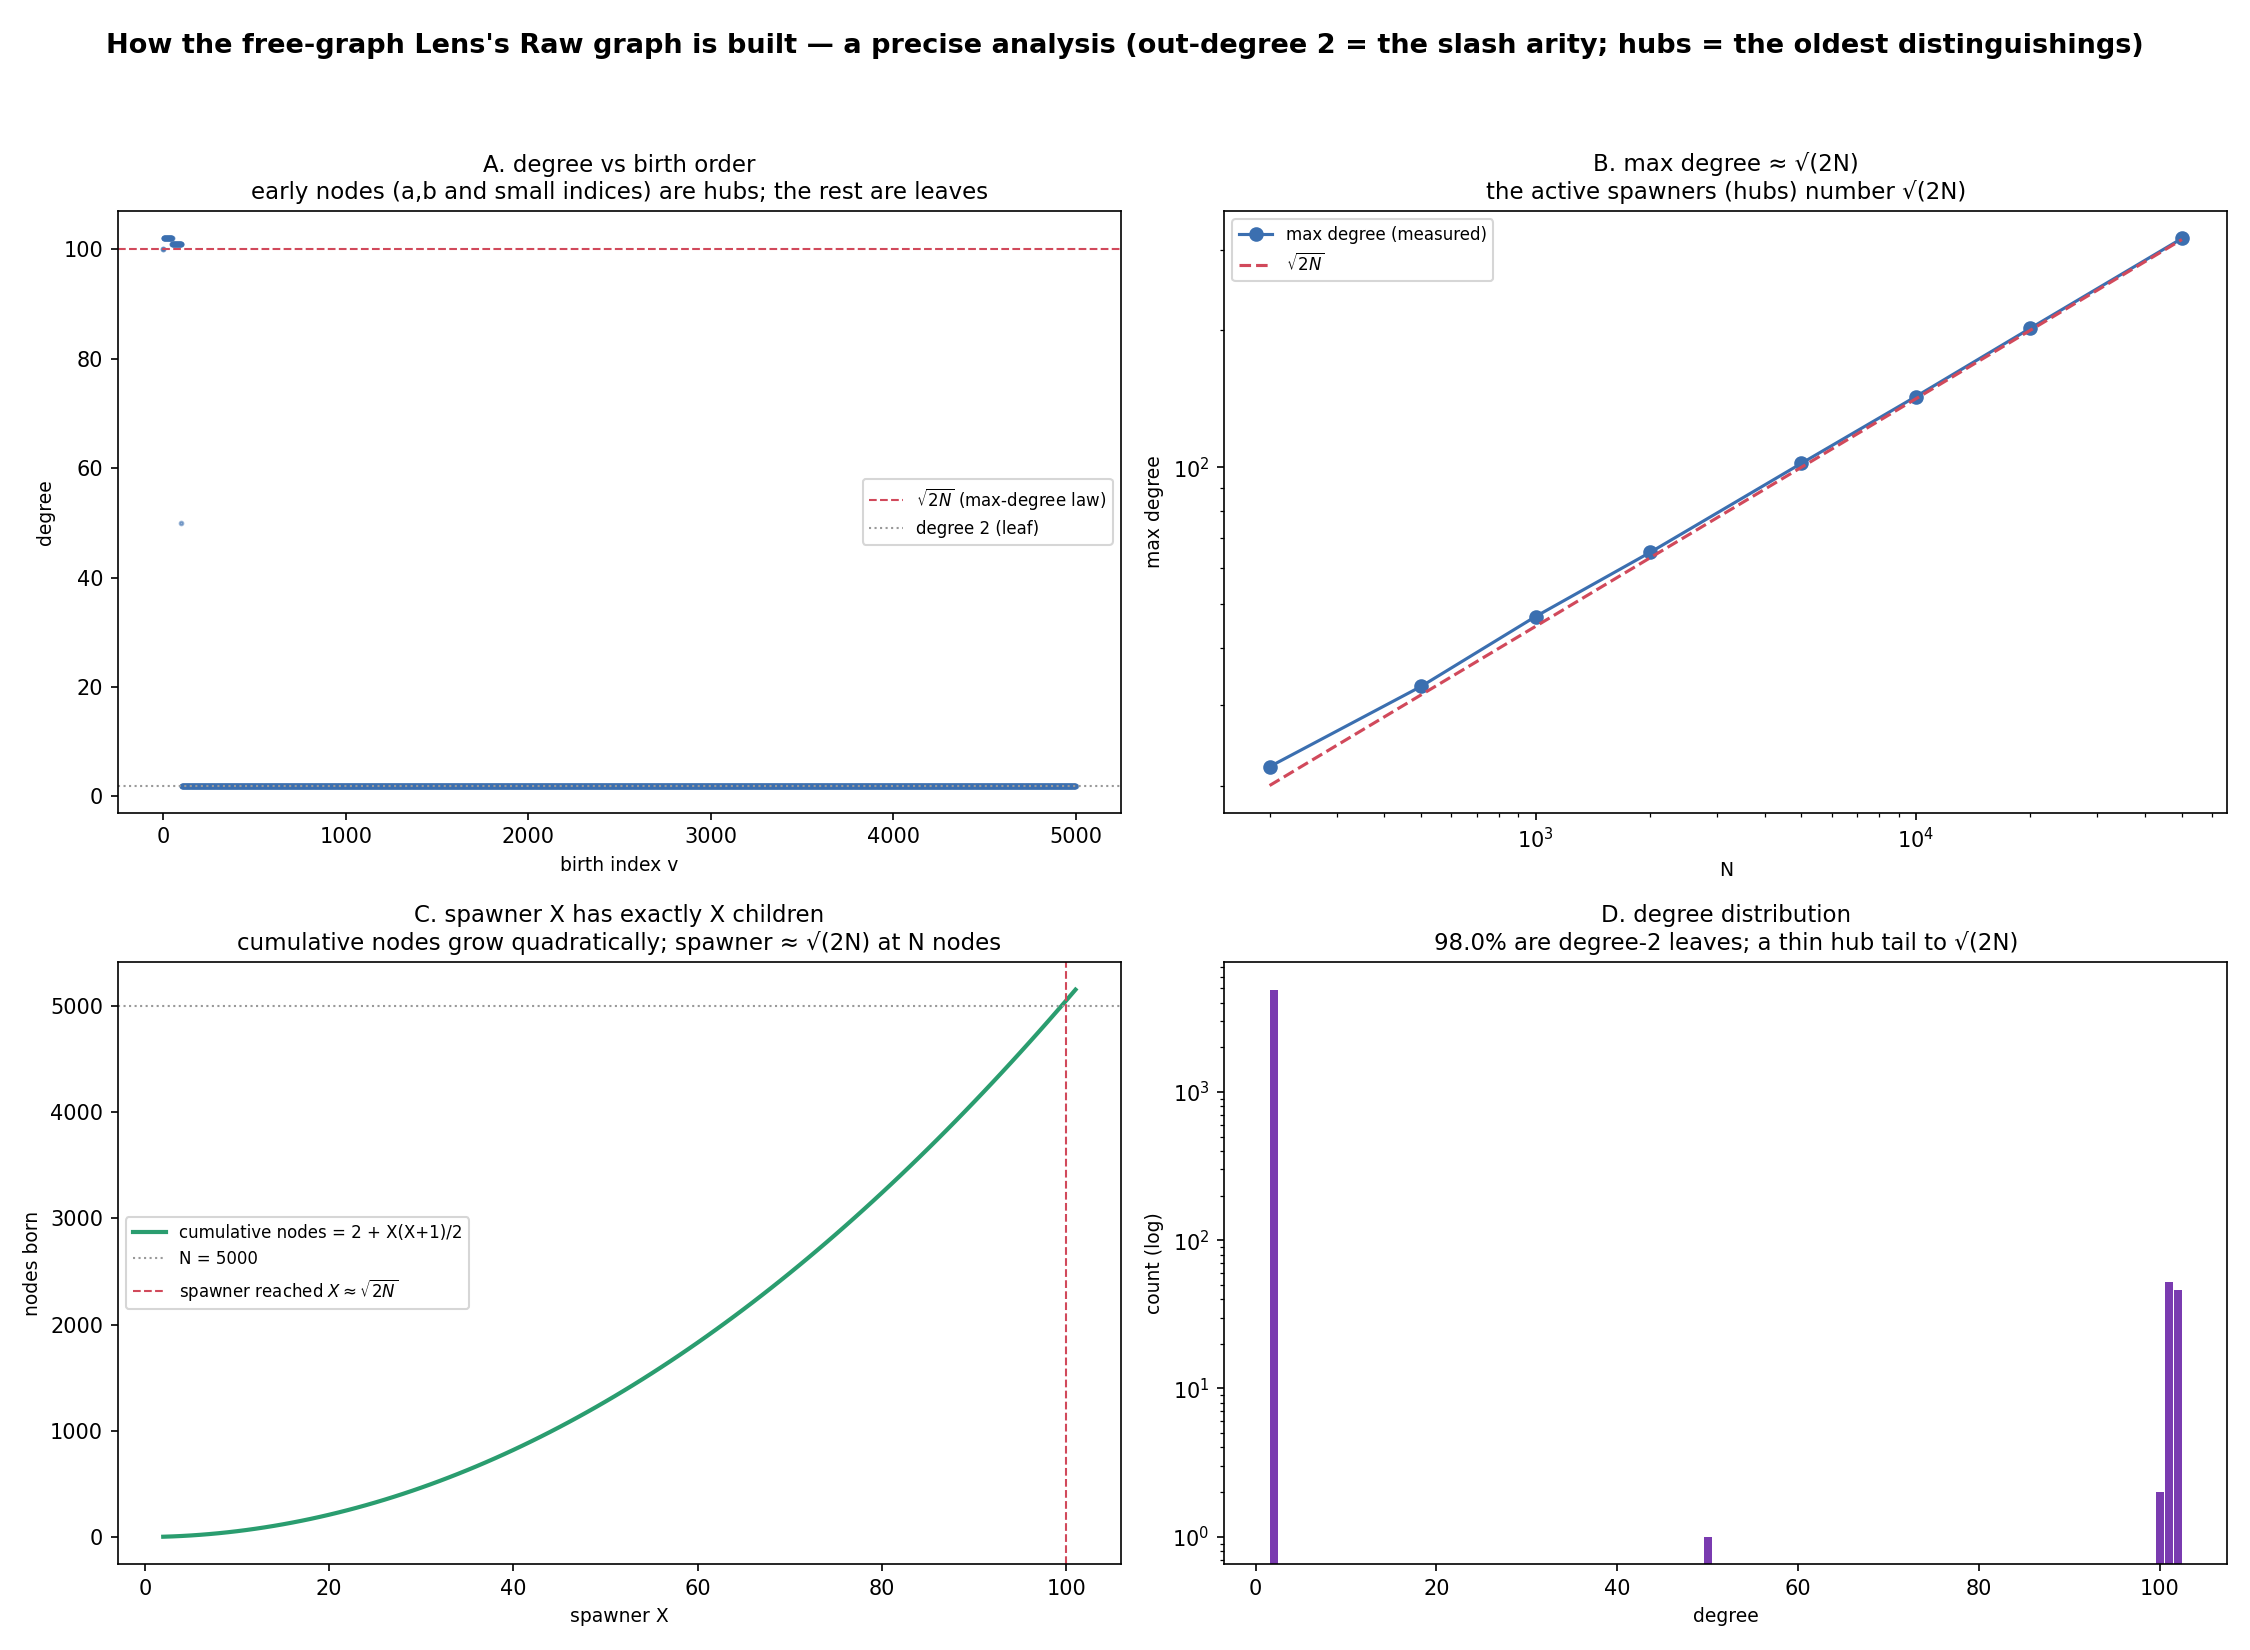

Source code (Python):
"""Precise structural analysis of the free-graph Lens's Raw graph.

The graph: a, b seeds; node 2 = a/b; thereafter node `X` (a "spawner") is the
first parent of its children paired with m = 0..X−1, in birth order.  A closed
form replaces the O(N²) queue: block `X (≥2)` occupies nodes
`[2 + (X−1)X/2, 1 + X(X+1)/2]`, and node `c` in that block has parents `(X, m)`
with `m = c − (2 + (X−1)X/2)`.

Measured laws (this file confirms them across N):

  · |E| = 2(N−2) exactly  — every non-seed node has OUT-degree exactly 2
    (it is the slash of exactly two: the axiom's arity-2 made graph-regular).
  · max degree ≈ √(2N),  #hubs (deg > 2) ≈ √(2N)  — the active spawners number
    √(2N); the oldest nodes (a, b and the small indices) bond to all of them.
  · leaf fraction (deg = 2) → 1  — almost every node is a freshly-born terminal.
  · spawner X reached at N nodes ≈ √(2N); generation sizes hyper-exponential
    (the configCount-style explosion).

Run:  python3 research-notes/geometric/free_graph_analysis.py
"""

import numpy as np
import matplotlib.pyplot as plt
import math


def parents_of(c):
    if c == 2:
        return (0, 1)
    X = (1 + math.isqrt(8 * c)) // 2
    while 2 + (X - 1) * X // 2 > c:
        X -= 1
    while 2 + (X + 1) * X // 2 <= c:
        X += 1
    return (X, c - (2 + (X - 1) * X // 2))


def degrees(N):
    deg = np.zeros(N, dtype=np.int64)
    for c in range(2, N):
        i, j = parents_of(c)
        deg[c] += 2; deg[i] += 1; deg[j] += 1
    return deg


def main():
    N = 5000
    deg = degrees(N)

    fig, ax = plt.subplots(2, 2, figsize=(15, 11))
    fig.patch.set_facecolor("white")

    # A. degree vs birth index — the hub decay
    a = ax[0, 0]
    a.scatter(np.arange(N), deg, s=3, color="#3b6fb0", alpha=0.5)
    a.axhline(math.sqrt(2 * N), color="#d1495b", ls="--", lw=1,
              label=r"$\sqrt{2N}$ (max-degree law)")
    a.axhline(2, color="0.6", ls=":", lw=1, label="degree 2 (leaf)")
    a.set_title("A. degree vs birth order\n"
                "early nodes (a,b and small indices) are hubs; the rest are leaves",
                fontsize=11)
    a.set_xlabel("birth index v", fontsize=9); a.set_ylabel("degree", fontsize=9)
    a.legend(fontsize=8)

    # B. max-degree law across N
    b = ax[0, 1]
    Ns = [200, 500, 1000, 2000, 5000, 10000, 20000, 50000]
    mds = [int(degrees(n).max()) for n in Ns]
    b.loglog(Ns, mds, "o-", color="#3b6fb0", label="max degree (measured)")
    b.loglog(Ns, [math.sqrt(2 * n) for n in Ns], "--", color="#d1495b",
             label=r"$\sqrt{2N}$")
    b.set_title("B. max degree ≈ √(2N)\n"
                "the active spawners (hubs) number √(2N)", fontsize=11)
    b.set_xlabel("N", fontsize=9); b.set_ylabel("max degree", fontsize=9)
    b.legend(fontsize=8)

    # C. spawner-block structure: cumulative nodes = 2 + X(X+1)/2 (quadratic)
    c = ax[1, 0]
    Xs = np.arange(2, int(math.sqrt(2 * N)) + 2)
    cum = 2 + Xs * (Xs + 1) / 2
    c.plot(Xs, cum, color="#2a9d6f", lw=2, label="cumulative nodes = 2 + X(X+1)/2")
    c.axhline(N, color="0.6", ls=":", lw=1, label=f"N = {N}")
    c.axvline(math.sqrt(2 * N), color="#d1495b", ls="--", lw=1,
              label=r"spawner reached $X\approx\sqrt{2N}$")
    c.set_title("C. spawner X has exactly X children\n"
                "cumulative nodes grow quadratically; spawner ≈ √(2N) at N nodes",
                fontsize=11)
    c.set_xlabel("spawner X", fontsize=9); c.set_ylabel("nodes born", fontsize=9)
    c.legend(fontsize=8)

    # D. degree distribution (rank–size): mass at 2, thin hub tail
    d = ax[1, 1]
    vals, counts = np.unique(deg, return_counts=True)
    d.bar(vals, counts, color="#7a3bb0", width=0.9)
    d.set_yscale("log")
    d.set_title("D. degree distribution\n"
                f"{100*(deg==2).sum()/N:.1f}% are degree-2 leaves; a thin hub tail to √(2N)",
                fontsize=11)
    d.set_xlabel("degree", fontsize=9); d.set_ylabel("count (log)", fontsize=9)

    fig.suptitle("How the free-graph Lens's Raw graph is built — a precise analysis "
                 "(out-degree 2 = the slash arity; hubs = the oldest distinguishings)",
                 fontsize=13, fontweight="bold")
    fig.tight_layout(rect=[0, 0, 1, 0.95])
    out = "research-notes/geometric/free_graph_analysis.png"
    fig.savefig(out, dpi=150, facecolor="white")
    print("wrote", out)
    # console confirmations
    print(f"N={N}  |E|={int(deg.sum()//2)}  2(N-2)={2*(N-2)}  "
          f"maxdeg={int(deg.max())}  sqrt(2N)={math.sqrt(2*N):.1f}  "
          f"leaf%={100*(deg==2).sum()/N:.2f}")


if __name__ == "__main__":
    main()
